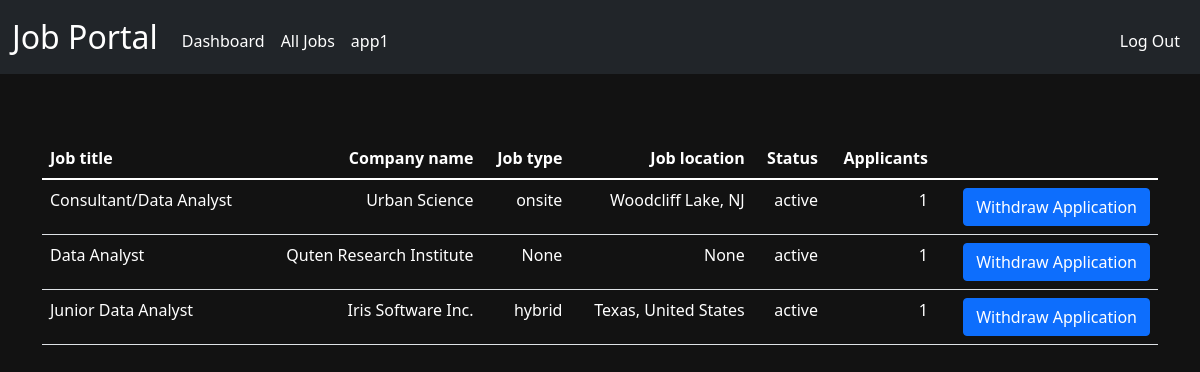
/manage-application (signed in), run on the app's committed database.
### tables this page shows
CREATE TABLE users (
	    id INTEGER PRIMARY KEY AUTOINCREMENT NOT NULL, 
	    username TEXT NOT NULL, 
	    hash TEXT NOT NULL,
 	    user_type TEXT NOT NULL	
	);

CREATE TABLE applied_jobs (
    id INTEGER PRIMARY KEY,
    applicant INTEGER NOT NULL,
    job_applied INTEGER NOT NULL,
    apply_time TEXT NOT NULL,
    FOREIGN KEY (applicant) REFERENCES users(id),
    FOREIGN KEY (job_applied) REFERENCES jobs(id)
);

CREATE TABLE jobs (
    id INTEGER PRIMARY KEY,
    title TEXT NOT NULL,
    company TEXT,
    type TEXT,
    location TEXT,
    description TEXT,
    status TEXT NOT NULL,
    posted_by TEXT NOT NULL,
    applicants INTEGER NOT NULL DEFAULT 0,
    FOREIGN KEY (posted_by) REFERENCES users(username)
);

### app.py (the view)
@app.route("/manage-application", methods=["GET", "POST"])
@login_required
def manage_application():
    user_type = session.get("user_type")
    if user_type == "recruiter":
        return apology("you're not an applicant", 400)
    user_id = session["user_id"]
    user = db.execute("SELECT * FROM users WHERE id = :id", id=user_id)[0]
    username = user["username"]
    applied_jobs = db.execute("""SELECT jobs.*, applied_jobs.apply_time
                                    FROM jobs
                                    JOIN applied_jobs ON jobs.id = applied_jobs.job_applied
                                    WHERE applied_jobs.applicant = (SELECT id FROM users WHERE username = :username);
                                """, username=username)
    return render_template("manage-application.html", applied_jobs=applied_jobs, username=username)

### app.py (called while the page is built)
@app.after_request
def after_request(response):
    response.headers["Cache-Control"] = "no-cache, no-store, must-revalidate"
    response.headers["Expires"] = 0
    response.headers["Pragma"] = "no-cache"
    return response

### helpers.py (called while the page is built)
def login_required(f):
    @wraps(f)
    def decorated_function(*args, **kwargs):
        if session.get("user_id") is None:
            return redirect("/login")
        return f(*args, **kwargs)
    return decorated_function

### templates/manage-application.html (shortened to what this page needs)
<!DOCTYPE html>
<html lang="en">
<head>
    <link href="https://cdn.jsdelivr.net/npm/bootstrap@5.1.3/dist/css/bootstrap.min.css" rel="stylesheet">
    <link href="/static/styles.css" rel="stylesheet">
</head>
<body class="dark-mode">
    <nav class="navbar navbar-expand-md navbar-dark bg-dark">
        <div class="container-fluid">
            <a class="navbar-brand" href="/"><span class="white">Job Portal</span></a>
            <div class="collapse navbar-collapse" id="navbar">
                {% if session["user_id"] %}
                    <ul class="navbar-nav me-auto mt-2">
                        <li class="nav-item"><a class="nav-link" href="/dashboard">Dashboard</a></li>
                        <li class="nav-item"><a class="nav-link" href="/all-jobs">All Jobs</a></li>
                        <li class="nav-item"><span class="nav-link">{{ username }}</span></li>
                    </ul>
                    <ul class="navbar-nav ms-auto mt-2">
                        <li class="nav-item"><a class="nav-link" href="/logout">Log Out</a></li>
                    </ul>
                {% else %}
                    <ul class="navbar-nav ms-auto mt-2">
                        <li class="nav-item"><a class="nav-link" href="/login">Log In</a></li>
                    </ul>
                {% endif %}
            </div>
        </div>
    </nav>
    <main class="container py-5 text-center">
    <table class="table text-white">
        <thead>
            <tr>
                <th class="text-start" style="max-width: 300px;">Job title</th>
                <th class="text-end" style="max-width: 250px;">Company name</th>
                <th class="text-end" style="max-width: 150px;">Job type</th>
                <th class="text-end">Job location</th>
                <th class="text-end">Status</th>
                <th class="text-end">Applicants</th>
            </tr>
        </thead>
        <tbody>
            {% for applied_job in applied_jobs %}
            <p>
                <tr>
                    <td class="text-start" style="max-width: 300px;">{{ applied_job.title }}</td>
                    <td class="text-end" style="max-width: 250px;">{{ applied_job.company }}</td>
                    <td class="text-end" style="max-width: 150px;">{{ applied_job.type }}</td>
                    <td class="text-end">{{ applied_job.location }}</td>
                    <td class="text-end">{{ applied_job.status }}</td>
                    <td class="text-end">{{ applied_job.applicants }}</td>
                    <td class="text-end">
                        <form method="post" action="/withdraw-application">
                            <button class="btn btn-primary" type="submit">Withdraw Application</button>
                        </form>
                    </td>
                </tr>
            </p>
            {% endfor %}
        </tbody>
    </table>
</body>
</html>

### static/styles.css (style rules this page uses)
nav .navbar-brand { font-size: xx-large; }

### templates/manage-application.html (style rules this page uses)
body.dark-mode { background-color: #121212; color: #ffffff; }
.navbar-dark .navbar-nav .nav-link { color: #ffffff !important; }
.navbar-dark .navbar-brand { color: #ffffff !important; }

### data on the page
users: username "app1"
applied_jobs: title "Consultant/Data Analyst", company "Urban Science", type "onsite", location "Woodcliff Lake, NJ", status "active", applicants "1"
applied_jobs: title "Data Analyst", company "Quten Research Institute", type "None", location "None", status "active", applicants "1"
applied_jobs: title "Junior Data Analyst", company "Iris Software Inc.", type "hybrid", location "Texas, United States", status "active", applicants "1"
